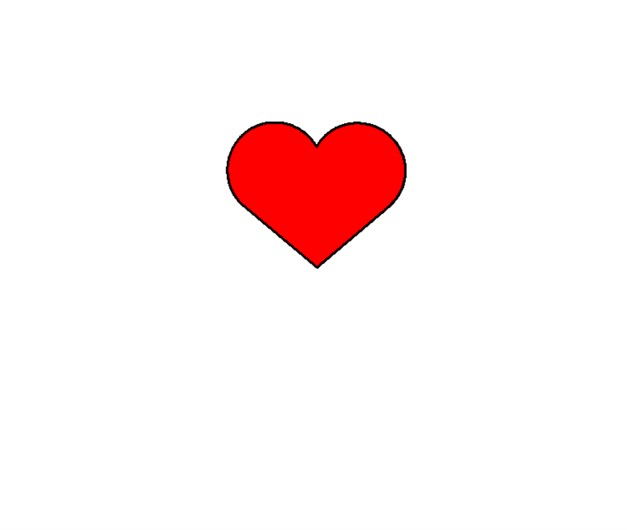

This chart was generated by the following Python code:
# Import turtle package
import turtle
# Creating a turtle object(pen)
pen = turtle.Turtle()
pen.pensize(3)
pen.speed(3)

# Defining a method to draw curve
def curve():
	for i in range(200):
		# Defining step by step curve motion
		pen.right(1)
		pen.forward(1)

# Defining method to draw a full heart
def heart():

	# Set the fill color to red
	pen.fillcolor('red')

	# Start filling the color
	pen.begin_fill()

	# Draw the left line
	pen.left(140)
	pen.forward(113)

	# Draw the left curve
	curve()
	pen.left(120)

	# Draw the right curve
	curve()

	# Draw the right line
	pen.forward(112)

	# Ending the filling of the color
	pen.end_fill()

# Draw a heart
heart()

# To hide turtle
pen.ht()
